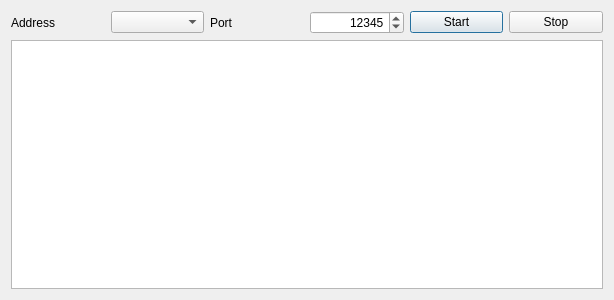
<?xml version="1.0" encoding="UTF-8"?>
<ui version="4.0">
 <class>NetReceiverDialog</class>
 <widget class="QDialog" name="NetReceiverDialog">
  <property name="geometry">
   <rect>
    <x>0</x>
    <y>0</y>
    <width>614</width>
    <height>300</height>
   </rect>
  </property>
  <property name="windowTitle">
   <string>Dialog</string>
  </property>
  <layout class="QVBoxLayout" name="verticalLayout">
   <item>
    <layout class="QHBoxLayout" name="horizontalLayout">
     <item>
      <widget class="QLabel" name="label">
       <property name="text">
        <string>Address</string>
       </property>
      </widget>
     </item>
     <item>
      <widget class="QComboBox" name="addressCombobox"/>
     </item>
     <item>
      <widget class="QLabel" name="label_2">
       <property name="text">
        <string>Port</string>
       </property>
      </widget>
     </item>
     <item>
      <widget class="QSpinBox" name="portSpinBox">
       <property name="alignment">
        <set>Qt::AlignRight|Qt::AlignTrailing|Qt::AlignVCenter</set>
       </property>
       <property name="minimum">
        <number>1</number>
       </property>
       <property name="maximum">
        <number>99999999</number>
       </property>
       <property name="value">
        <number>12345</number>
       </property>
      </widget>
     </item>
     <item>
      <widget class="QPushButton" name="startButton">
       <property name="text">
        <string>Start</string>
       </property>
      </widget>
     </item>
     <item>
      <widget class="QPushButton" name="stopButton">
       <property name="text">
        <string>Stop</string>
       </property>
      </widget>
     </item>
    </layout>
   </item>
   <item>
    <widget class="QListWidget" name="listWidget"/>
   </item>
  </layout>
 </widget>
 <resources/>
 <connections/>
</ui>
